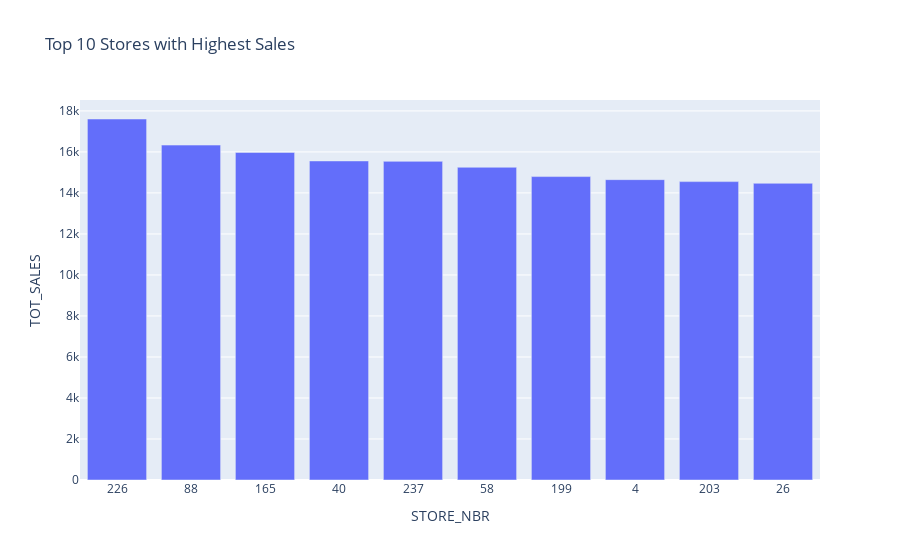

Notebook source saved alongside this figure:
### Code cell
top10=top10_store.reset_index()
top10["STORE_NBR"]=top10["STORE_NBR"].astype(str)
figure=px.bar(data_frame=top10,
                  x='STORE_NBR', y='TOT_SALES',
                  title='Top 10 Stores with Highest Sales')
figure.show()

### Figure 1 — Plotly figure (JSON) as saved in the notebook; plotly's stock layout.template omitted (floating-point values rounded to 4 significant figures)
{"data": [{"alignmentgroup": "True", "hovertemplate": "STORE_NBR=%{x}<br>TOT_SALES=%{y}<extra></extra>", "legendgroup": "", "marker": {"color": "#636efa", "pattern": {"shape": ""}}, "name": "", "offsetgroup": "", "orientation": "v", "showlegend": false, "textposition": "auto", "type": "bar", "x": ["226", "88", "165", "40", "237", "58", "199", "4", "203", "26"], "xaxis": "x", "y": [17610.0, 16330.0, 15970.0, 15560.0, 15540.0, 15250.0, 14797, 14650.0, 14550.0, 14470.0], "yaxis": "y"}], "layout": {"barmode": "relative", "legend": {"tracegroupgap": 0}, "title": {"text": "Top 10 Stores with Highest Sales"}, "xaxis": {"anchor": "y", "domain": [0, 1], "title": {"text": "STORE_NBR"}}, "yaxis": {"anchor": "x", "domain": [0, 1], "title": {"text": "TOT_SALES"}}}}
